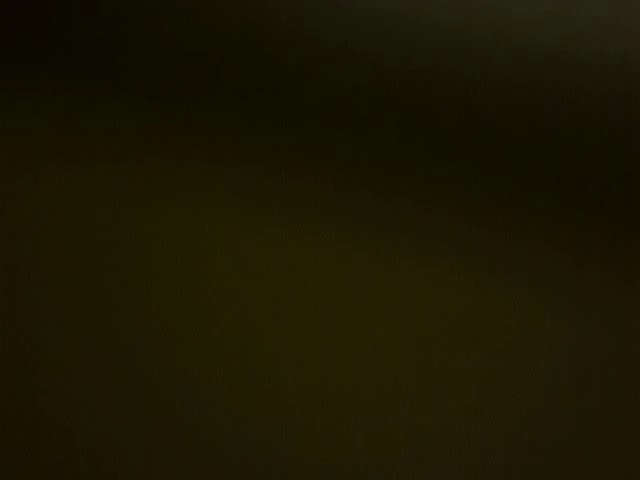
#> input picture frame 6 of microscope_snapshots/microscope_20260417_101242.mp4, 640 x 480 px, given in place of the camera
$ python Image_recognition_test.py
#> lines starting #> are read from the running program, lines starting #| are printed output that depends on the picture; after the words box and inside, x2 and y2 are one past the last pixel; in counts of white or black regions, pixels touching at a corner belong together
## Testing image tracking

import cv2
import numpy as np
import os
import threading # basically so i can do stuff in terminal without freezing the video
from datetime import datetime

INDEX = 1 # camera index
output_dir = r"C:\Users\macke\Desktop\camera_mp4_test" # save location
#os.makedirs(output_dir, exist_ok=True) # would make the folder if it didn't exist

cap = cv2.VideoCapture(INDEX, cv2.CAP_DSHOW) #opens the camera
if not cap.isOpened():
    raise RuntimeError("Couldn't open camera.")

ret, frame0 = cap.read() #reads the first frame (ret is true/false)
#> frame0 is the input picture: shape (480, 640, 3); mean B, G, R 2.6, 22.6, 26.8
if not ret or frame0 is None: #ret receives the frame
    cap.release() #unlocks the camera
    raise RuntimeError("Couldn't read initial frame.")

h, w = frame0.shape[:2] #determines camera dimensions
#> h = 480; w = 640
fps = cap.get(cv2.CAP_PROP_FPS) # get the frame shape and camera rate
if fps is None or fps <= 1 or fps > 240:
    fps = 30.0

print("Camera preview running.")
print("Press ENTER in this terminal to start recording.")
print("Press Q in the video window to stop.")

recording = False
writer = None #writes the video

# Thread to wait for ENTER without blocking video
def wait_for_enter():
    global recording, writer
    input()  # wait for ENTER

    timestamp = datetime.now().strftime("%Y%m%d_%H%M%S")
    out_path = os.path.join(output_dir, f"dino_detection_{timestamp}.mp4")

    fourcc = cv2.VideoWriter_fourcc(*"mp4v")
    writer = cv2.VideoWriter(out_path, fourcc, fps, (w*2, h))

    if not writer.isOpened():
        print("Failed to start recording.")
        return

    recording = True
    print(f"Recording started → {out_path}")

threading.Thread(target=wait_for_enter, daemon=True).start() #starts the thread

while True: #infinite loop until breaks with q command
    ret, frame = cap.read()
    if not ret or frame is None:
        break #would exit the loop

    gray = cv2.cvtColor(frame, cv2.COLOR_BGR2GRAY) # grayscale for thresholding
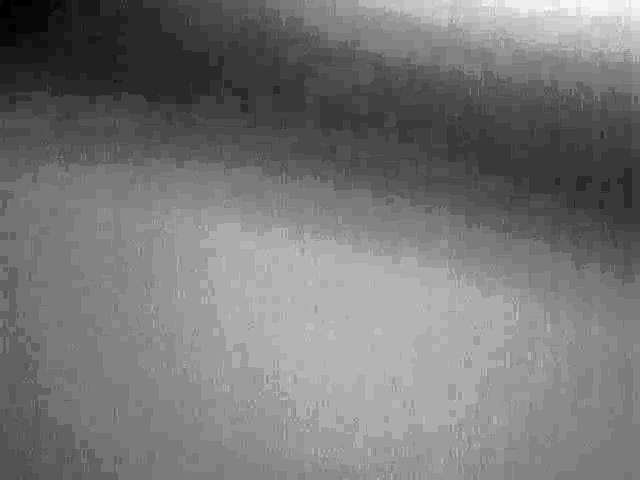
#> gray: shape (480, 640); min 7, max 38, mean 21.5; drawn with min black and max white
    gray = cv2.GaussianBlur(gray, (7, 7), 0) # blurs the image to reduce noise

    _, bw = cv2.threshold(gray, 0, 255,
                          cv2.THRESH_BINARY_INV + cv2.THRESH_OTSU) #binary mask
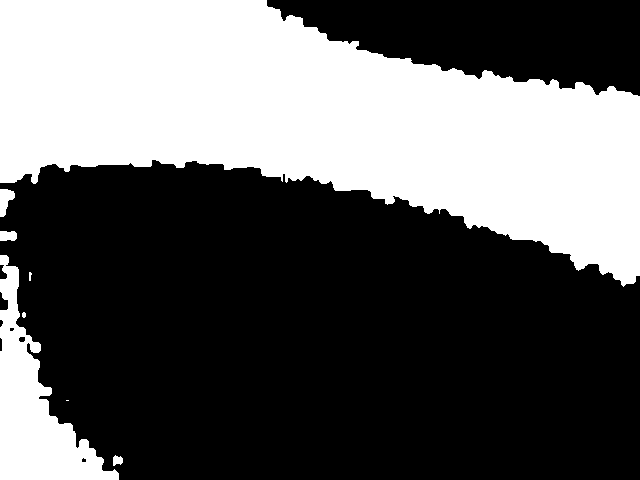
#> bw: shape (480, 640); 37.4% white; 8 white regions (1 under 20 px), largest, box (x1, y1, x2, y2) and area: (0, 0, 640, 287) 104070, (0, 255, 119, 480) 10215, (0, 189, 15, 217) 265

    kernel = np.ones((5, 5), np.uint8) #cleans the mask, element for morphology
    bw = cv2.morphologyEx(bw, cv2.MORPH_OPEN, kernel, iterations=1)
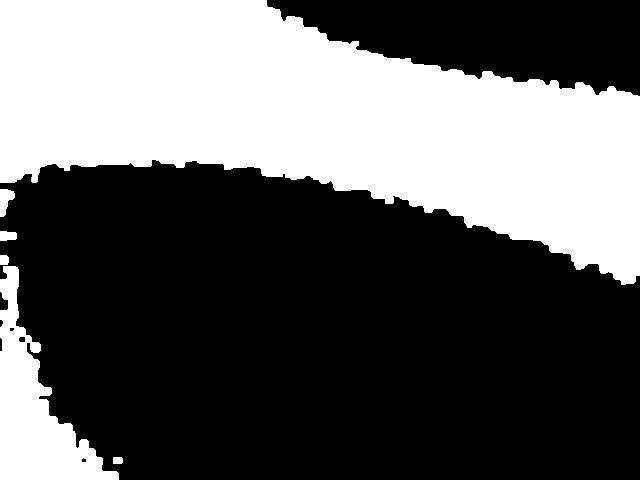
#> bw: shape (480, 640); 37.3% white; 6 white regions, box (x1, y1, x2, y2) and area: (0, 0, 640, 285) 103961, (0, 266, 119, 480) 10106, (0, 189, 15, 217) 265, (0, 231, 17, 241) 148, (0, 255, 9, 265) 85, (113, 457, 123, 464) 68
    bw = cv2.morphologyEx(bw, cv2.MORPH_CLOSE, kernel, iterations=2)
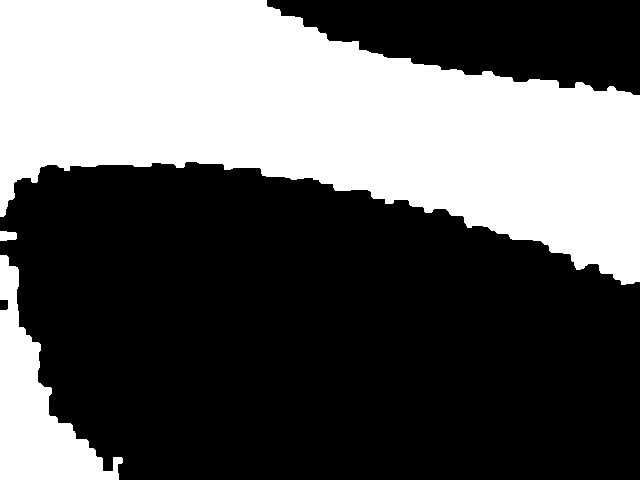
#> bw: shape (480, 640); 37.6% white; 3 white regions

    contours, _ = cv2.findContours(bw, cv2.RETR_EXTERNAL, cv2.CHAIN_APPROX_SIMPLE)
#> contours = 3 contours; box (x1, y1, x2, y2) and area: (0, 0, 640, 285) 103674, (0, 255, 123, 480) 10297, (0, 231, 17, 241) 124
# finds outlines against background
    if contours:
        c = max(contours, key=cv2.contourArea) #contour with max object
#> c = contour of 321 points, box (x1, y1, x2, y2) (0, 0, 640, 285), area 103674
        area = cv2.contourArea(c) #area to pixels
#> area = 103673.5

        if area > 2000: #ignores tiny blobs
            cv2.drawContours(frame, [c], -1, (0, 255, 0), 2)
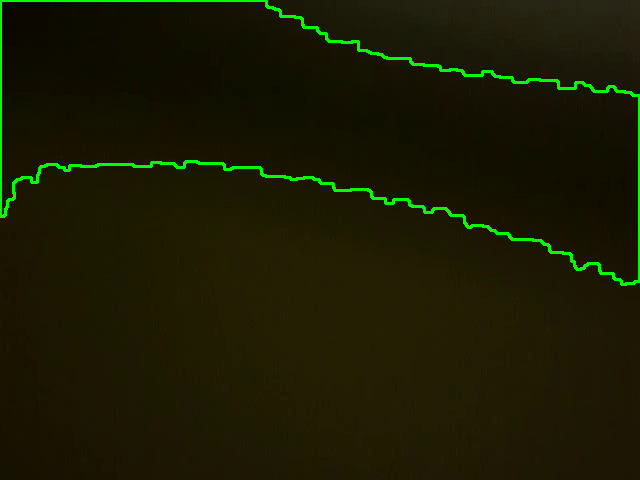
#> frame: shape (480, 640, 3); mean B, G, R 2.5, 26.7, 26.3
# moments (below) basically looks at weighted averages of pixel intensities
            M = cv2.moments(c) #draws the contour on the live frame
#> M = moments, m00 103673.5, centre m10/m00, m01/m00 = (317.2, 118)
            if M["m00"] != 0: # m00 is area
                cx = int(M["m10"] / M["m00"])
#> cx = 317
                cy = int(M["m01"] / M["m00"]) #centroid formula
#> cy = 117
                cv2.circle(frame, (cx, cy), 6, (0, 0, 255), -1) # red dot
#> frame: shape (480, 640, 3); 0.04% of pixels changed, all inside (x1, y1, x2, y2) = (311, 111, 324, 124)
                # cv2.putText(frame,
                #             f"Area={int(area)} Center=({cx},{cy})",
                #             (10, 30),
                #             cv2.FONT_HERSHEY_SIMPLEX,
                #             0.8,
                #             (0, 255, 255),
                #             2)

    # Show recording indicator
    # if recording:
    #     cv2.putText(frame, "REC ●",
    #                 (w - 120, 40),
    #                 cv2.FONT_HERSHEY_SIMPLEX,
    #                 1,
    #                 (0, 0, 255),
    #                 3)

    bw_bgr = cv2.cvtColor(bw, cv2.COLOR_GRAY2BGR) #combines both feeds
#> bw_bgr: shape (480, 640, 3); 37.6% white; 3 white regions, box (x1, y1, x2, y2) and area: (0, 0, 640, 285) 104604, (0, 255, 123, 480) 10646, (0, 231, 17, 241) 148
    combined = np.hstack([frame, bw_bgr]) #stacks feeds
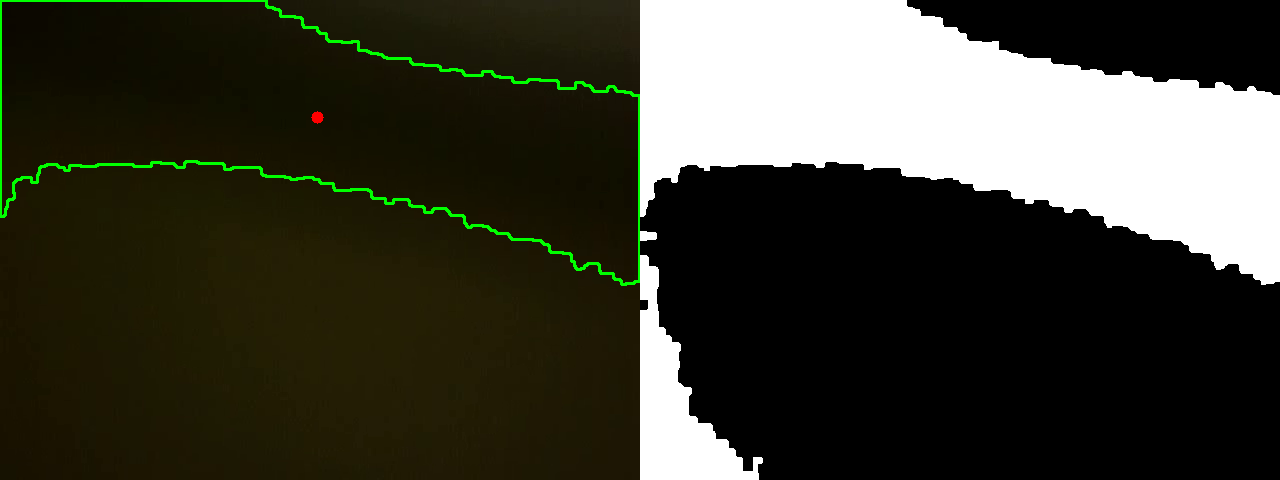
#> combined: shape (480, 1280, 3); mean B, G, R 49.1, 61.2, 61.1

    if recording and writer is not None:
        writer.write(combined)

    cv2.imshow("Detection (Q to quit)", frame) #show windows
    cv2.imshow("Mask", bw)

    if cv2.waitKey(1) & 0xFF == ord('q'): #closes window
#> (key q is pressed here)
        break

cap.release() #releases the camera

if writer is not None: #closes the video file
    writer.release()

cv2.destroyAllWindows() #closes and prints message
print("Finished.")

$ run again, starting later in the video
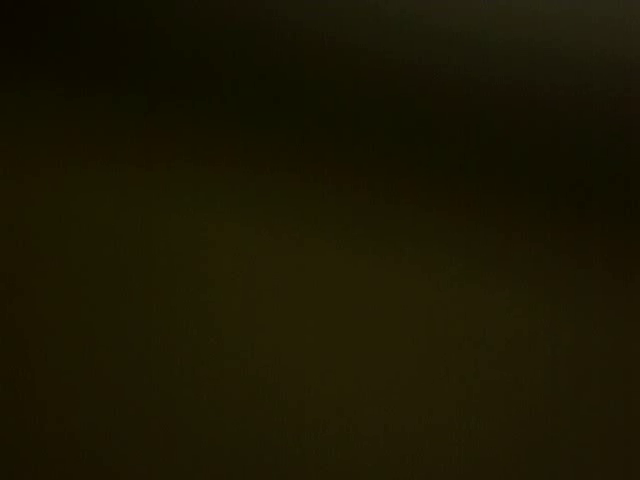
#> input picture frame 31 of microscope_snapshots/microscope_20260417_101242.mp4, 640 x 480 px, given in place of the camera
#> frame0 is the input picture: shape (480, 640, 3); mean B, G, R 2.5, 22.6, 26.7
#> `bw = cv2.morphologyEx(bw, cv2.MORPH_CLOSE, kernel, iterations=2)`:
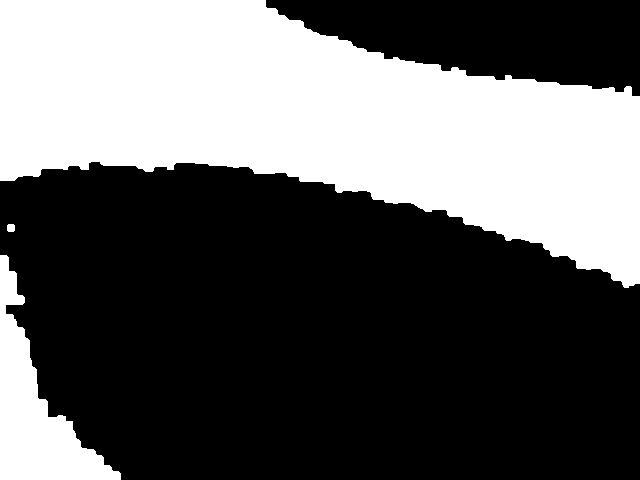
#> bw: shape (480, 640); 37.3% white; 3 white regions
#> contours = 3 contours; box (x1, y1, x2, y2) and area: (0, 0, 640, 288) 103713, (0, 255, 121, 480) 9726, (7, 224, 15, 232) 47
#> c = contour of 306 points, box (x1, y1, x2, y2) (0, 0, 640, 288), area 103713
#> area = 103713
#> M = moments, m00 103713, centre m10/m00, m01/m00 = (318.8, 118.3)
#> cx = 318
#> cy = 118
#> bw_bgr: shape (480, 640, 3); 37.3% white; 3 white regions, box (x1, y1, x2, y2) and area: (0, 0, 640, 288) 104602, (0, 255, 121, 480) 10061, (7, 224, 15, 232) 60
#> `combined = np.hstack([frame, bw_bgr])`:
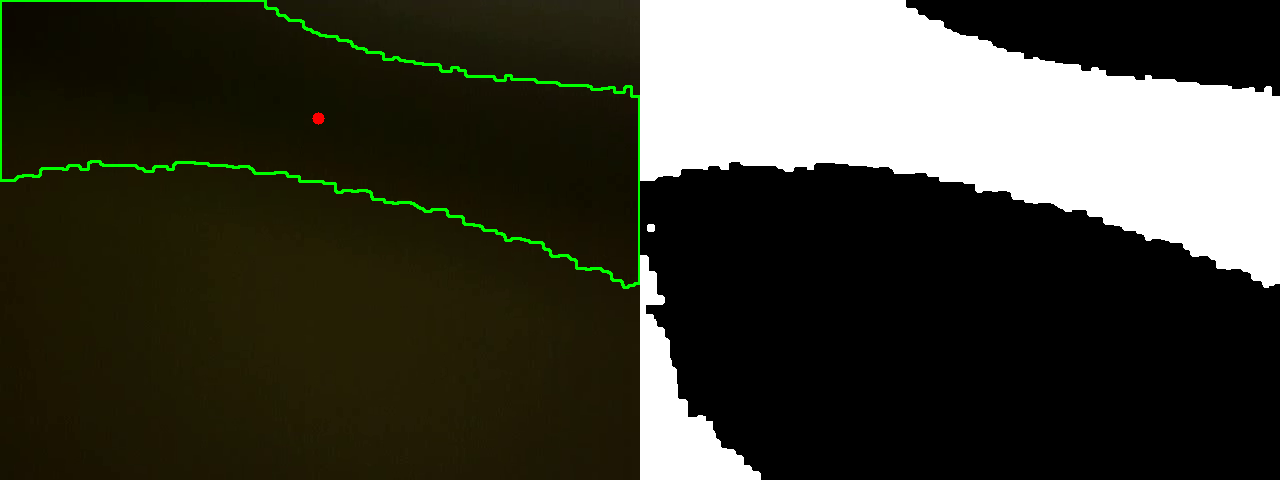
#> combined: shape (480, 1280, 3); mean B, G, R 48.9, 60.9, 60.8

$ run again, starting later in the video
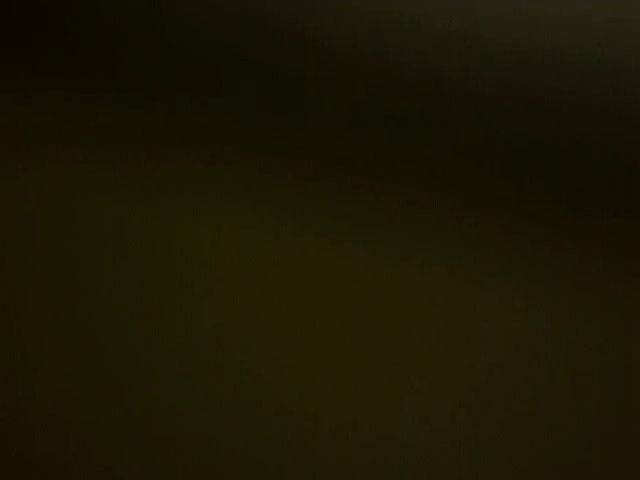
#> input picture frame 55 of microscope_snapshots/microscope_20260417_101242.mp4, 640 x 480 px, given in place of the camera
#> frame0 is the input picture: shape (480, 640, 3); mean B, G, R 2.5, 22.6, 26.7
#> `bw = cv2.morphologyEx(bw, cv2.MORPH_CLOSE, kernel, iterations=2)`:
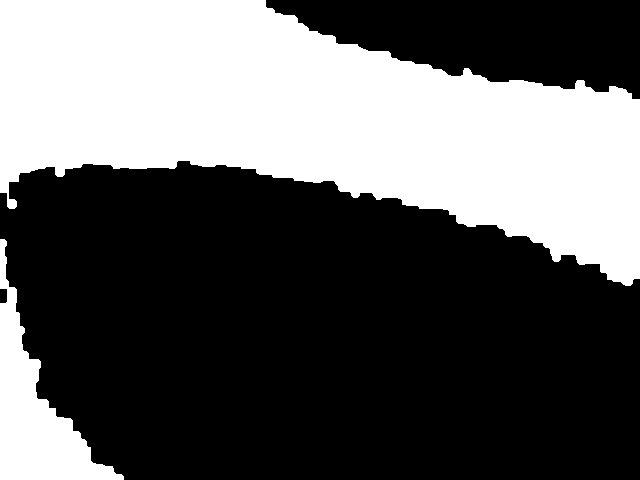
#> bw: shape (480, 640); 37.1% white; 2 white regions
#> contours = 2 contours; box (x1, y1, x2, y2) and area: (0, 0, 640, 286) 103198, (0, 239, 124, 480) 9609
#> c = contour of 338 points, box (x1, y1, x2, y2) (0, 0, 640, 286), area 103198
#> area = 103198
#> M = moments, m00 103198, centre m10/m00, m01/m00 = (316.6, 118.1)
#> cx = 316
#> cy = 118
#> bw_bgr: shape (480, 640, 3); 37.1% white; 2 white regions, box (x1, y1, x2, y2) and area: (0, 0, 640, 286) 104125, (0, 239, 124, 480) 9957
#> `combined = np.hstack([frame, bw_bgr])`:
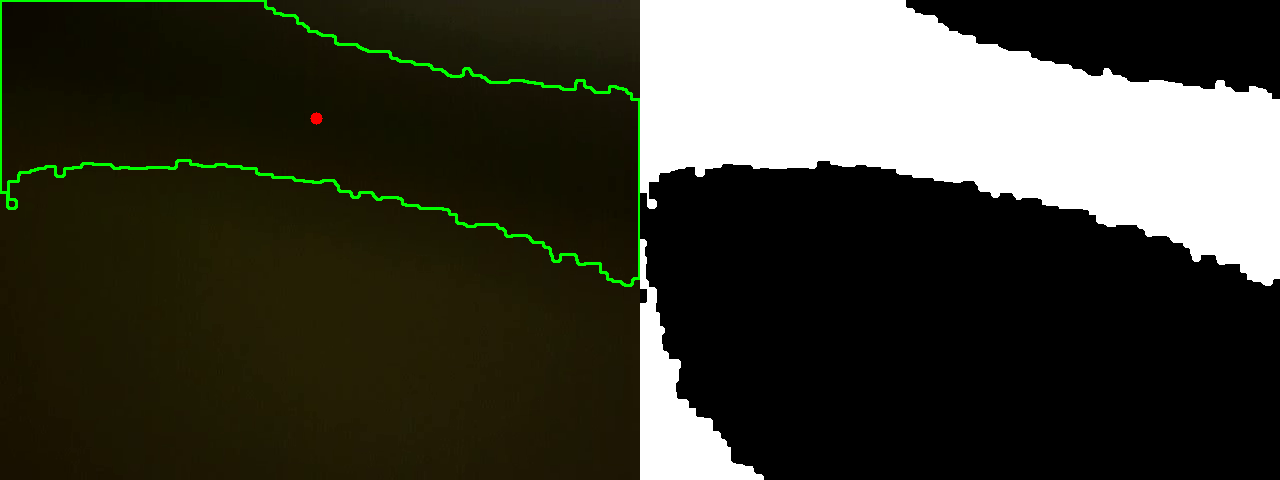
#> combined: shape (480, 1280, 3); mean B, G, R 48.6, 60.7, 60.6
